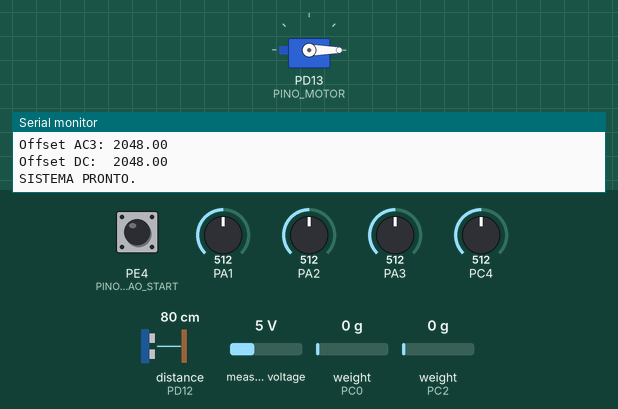
Recording of a program running on a simulated STM32 Black Pill. Shown: servo, the last lines printed to the serial monitor. Wiring (inferred from the names in the program): range finder with pulse-width output: data PD12. Inputs (shaded band) come from the test bench; at power-on: PE4 (PINO_BOTAO_START) HIGH, PA1 = 512, PA2 = 512, PA3 = 512, PC4 = 512, distance to the obstacle (sensor on PD12) 80 cm, measured voltage 5 V, weight on the scale (sensors on PC0, PC2) 0 g (analog values on the 0–1023 scale). The local clock reads 2024-03-15 10:24:30 at power-on unless the program sets it; storage starts empty.

Above: at 9.6 s.
9.7 s: PE4 (PINO_BOTAO_START) pulled LOW for 3.2 s
At 26.7 s:
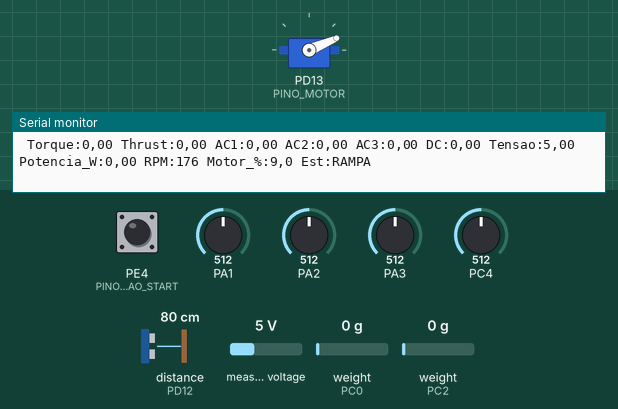
Timing chart, 0 to 27.0 s (numbered marks = the images above; inputs shaded):
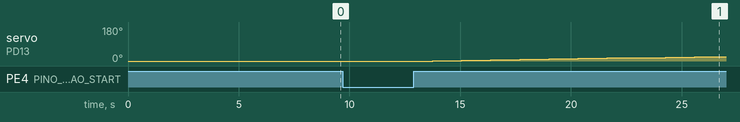

Measured:
- after the input at 9.7 s, servo on PD13 (PINO_MOTOR): moves from 0° to 23° over 11.8 s, starting after 4.1 s

The program:

main.cpp
```cpp
#include <Arduino.h>
#include <SPI.h>
#include <SD.h>
#include <STM32RTC.h>
#include "MedirCelulasdeCarga.h"
#include "MedirCorrente.h"
#include "MedirTensao.h"
#include "MedirRPM.h"
#include "ControlarMotor.h" // Biblioteca ajustada com sua lógica

// --- CONFIGURAÇÃO SERIAL E SD ---
#if defined(USBCON)
  #define MySerial SerialUSB
#else
  #define MySerial Serial
#endif

// Pinos SPI do SD Card (STM32F407)
#define SD_MOSI PA7
#define SD_MISO PA6
#define SD_CLK  PA5
#define SD_CS   PC11

bool SDok = false;
String nomeArquivoCSV = "dados.csv";

// --- OBJETOS GLOBAIS ---
STM32RTC& rtc = STM32RTC::getInstance();

// Controle do Botão (Debounce)
bool lastButtonState = HIGH;
unsigned long lastDebounceTime = 0;
unsigned long debounceDelay = 50;

// --- PROTÓTIPOS ---
void processarCicloDeLeitura();
void lerBotaoFisico();
void configurarRTCAutomaticamente();
String obterDataHoraFormatada();
String formatFloat(float val, int casas);

void setup() {
  MySerial.begin(115200);
  while (!MySerial && millis() < 4000) { ; }
  delay(1000);

  MySerial.println(">>> Monitoramento Completo <<<");
  MySerial.println(">>> Aperte o botao em PE3 para iniciar a sequencia <<<");

  // 1. Inicializar RTC
  rtc.setClockSource(STM32RTC::LSE_CLOCK);
  rtc.begin();

  // Verificar Data e Hora
  uint8_t wd, d, mo, y;
  rtc.getDate(&wd, &d, &mo, &y);
  if (!rtc.isTimeSet() || y < 25) {
    configurarRTCAutomaticamente();
  }

  // Nome do Arquivo de Log
  uint8_t h, m, s;
  uint32_t ss;
  rtc.getTime(&h, &m, &s, &ss);
  char fileNameBuf[32];
  sprintf(fileNameBuf, "%02d%02d%02d%02d.csv", d, mo, h, m);
  nomeArquivoCSV = String(fileNameBuf);
  MySerial.print("Log criado: "); MySerial.println(nomeArquivoCSV);

  // 2. Inicializar SD
  pinMode(PD2, INPUT_PULLUP);
  pinMode(PC8, INPUT_PULLUP);
  pinMode(PC12, INPUT_PULLUP);
  SPI.setMOSI(SD_MOSI); SPI.setMISO(SD_MISO); SPI.setSCLK(SD_CLK);

  if (!SD.begin(SD_CS)) {
    MySerial.println("ERRO: Falha no SD Card!");
    SDok = false;
  } else {
    MySerial.println("SD Card OK.");
    SDok = true;

    // Cabeçalho CSV (Adicionado Estado Motor)
    File dataFile = SD.open(nomeArquivoCSV.c_str(), FILE_WRITE);
    if (dataFile) {
      if (dataFile.size() == 0) {
        dataFile.println("Millis;Data;Torque(Nm);Thrust(Kg);AC1(A);AC2(A);AC3(A);DC_Total(A);Tensao(V);Potencia(W);RPM;Motor(%);Estado_Motor");
      }
      dataFile.close();
    }
  }

  // 3. Inicializar Sensores e Motor
  MySerial.println("-> Celulas de Carga...");
  configurarCelulas();

  MySerial.println("-> Sensores de Corrente (ACS758)...");
  configurarSensoresCorrente();

  MySerial.println("-> Sensor de Tensao (INA219)...");
  configurarSensorTensao();

  MySerial.println("-> Sensor de RPM...");
  configurarRPM();

  MySerial.println("-> Controle de Motor (PE3=Botao, PD13=PWM)...");
  configurarMotor();

  // Tara da Corrente
  MySerial.println("-> Calibrando zero da corrente...");
  calibrarZeroCorrente();

  // Agora pedimos os valores para imprimir aqui na Main
  MySerial.println("SISTEMA PRONTO.");
}

void loop() {
  lerBotaoFisico(); // Lê o botão PE3
  processarCicloDeLeitura();
  // Delay pequeno para visualização, mas a lógica do motor roda "dentro" do processar via millis
  delay(100);
}

void lerBotaoFisico() {
  // Leitura do botão com Debounce
  // Assumindo INPUT_PULLUP (LOW = Pressionado)
  int reading = digitalRead(PINO_BOTAO_START);

  if (reading != lastButtonState) {
    lastDebounceTime = millis();
  }

  if ((millis() - lastDebounceTime) > debounceDelay) {
    // Se o estado estabilizou e é LOW (apertou)
    // Precisamos de uma flag estática ou global para detectar a borda de descida apenas uma vez
    static int buttonState = HIGH;
    if (reading != buttonState) {
      buttonState = reading;
      if (buttonState == LOW) {
        MySerial.println(">>> BOTAO PRESSIONADO: Alternando Sequencia <<<");
        alternarEstadoSequencia();
      }
    }
  }
  lastButtonState = reading;
}

void processarCicloDeLeitura() {

  // 1. LÓGICA DO MOTOR (STATE MACHINE)
  DadosMotor dadosMot = processarMotor();

  // 2. LEITURA DE SENSORES
  DadosMedicao dadosCarga = lerDadosSensores();
  DadosCorrente dadosAmper = lerSensoresCorrente();
  DadosTensao dadosVolts  = lerSensorTensao();
  DadosRPM dadosRotacao   = lerRPM();

  // 3. CÁLCULO DE POTÊNCIA
  float potenciaReal_W = dadosVolts.tensaoV * dadosAmper.correnteDC;
  if (potenciaReal_W < 0) potenciaReal_W = 0;
  // 4. PLOTTER SERIAL
  MySerial.print(" Torque:");   MySerial.print(formatFloat(dadosCarga.torqueNm, 2));
 MySerial.print(" Thrust:");   MySerial.print(formatFloat(dadosCarga.thrustKg, 2));
  MySerial.print(" AC1:");      MySerial.print(formatFloat(dadosAmper.correnteAC1, 2));
  MySerial.print(" AC2:");      MySerial.print(formatFloat(dadosAmper.correnteAC2, 2));
  MySerial.print(" AC3:");      MySerial.print(formatFloat(dadosAmper.correnteAC3, 2));
  MySerial.print(" DC:");       MySerial.print(formatFloat(dadosAmper.correnteDC, 2));
  MySerial.print(" Tensao:");   MySerial.print(formatFloat(dadosVolts.tensaoV, 2));
  MySerial.print(" Potencia_W:"); MySerial.print(formatFloat(potenciaReal_W, 2));
  MySerial.print(" RPM:");      MySerial.print(formatFloat(dadosRotacao.rpm, 0));
  MySerial.print(" Motor_%:");  MySerial.print(formatFloat(dadosMot.aceleracaoPercentual, 1));
  MySerial.print(" Est:");      MySerial.print(dadosMot.estadoAtual);


  MySerial.println();

  // 5. GRAVAÇÃO NO SD
  if (SDok) {
    File dataFile = SD.open(nomeArquivoCSV.c_str(), FILE_WRITE);
    if (dataFile) {
      dataFile.print(millis());
      dataFile.print(";");
      dataFile.print(obterDataHoraFormatada());
      dataFile.print(";");
      // Mecânica
      dataFile.print(formatFloat(dadosCarga.torqueNm, 3));
      dataFile.print(";");
      dataFile.print(formatFloat(dadosCarga.thrustKg, 3));
      dataFile.print(";");
      // Elétrica
      dataFile.print(formatFloat(dadosAmper.correnteAC1, 2));
      dataFile.print(";");
      dataFile.print(formatFloat(dadosAmper.correnteAC2, 2));
      dataFile.print(";");
      dataFile.print(formatFloat(dadosAmper.correnteAC3, 2));
      dataFile.print(";");
      dataFile.print(formatFloat(dadosAmper.correnteDC, 2));
      dataFile.print(";");
      dataFile.print(formatFloat(dadosVolts.tensaoV, 2));
      dataFile.print(";");
      dataFile.print(formatFloat(potenciaReal_W, 2));
      dataFile.print(";");
      dataFile.print(formatFloat(dadosRotacao.rpm, 1));
      dataFile.print(";");
      dataFile.print(formatFloat(dadosMot.aceleracaoPercentual, 1));
      dataFile.print(";");
      dataFile.println(dadosMot.estadoAtual);

      dataFile.close();
    }
  }
}

// --- FUNÇÕES AUXILIARES ---
String obterDataHoraFormatada() {
  uint8_t h, m, s, d, mo, y, wd;
  uint32_t ss;
  rtc.getTime(&h, &m, &s, &ss);
  rtc.getDate(&wd, &d, &mo, &y);
  char buffer[25];
  sprintf(buffer, "20%02d-%02d-%02d %02d:%02d:%02d", y, mo, d, h, m, s);
  return String(buffer);
}

void configurarRTCAutomaticamente() {
  char s_month[5];
  int year, day, hour, minute, second;
  static const char month_names[] = "JanFebMarAprMayJunJulAugSepOctNovDec";
  sscanf(__DATE__, "%s %d %d", s_month, &day, &year);
  sscanf(__TIME__, "%d:%d:%d", &hour, &minute, &second);
  int month = (strstr(month_names, s_month) - month_names) / 3 + 1;
  rtc.setTime(hour, minute, second);
  rtc.setDate(day, month, year - 2000);
}

String formatFloat(float val, int casas) {
  String s = String(val, casas);
  s.replace('.', ',');
  return s;
}
```

ControlarMotor.cpp
```cpp
#include "ControlarMotor.h"

Servo pwmEsc;

// Variáveis de Controle da Máquina de Estados
EstadoMotor estado = EstadoMotor::STOPBIT;
bool motorLigado = false;
bool sentidoSubida = true; // true = subindo (0->100), false = descendo (100->0)

// Variáveis de Valor
int percentualAlvoAtual = 0; // O "degrau" atual (0, 5, 10...)
float pwmAtual = 1000;       // PWM sendo enviado agora (pode estar no meio da rampa)
float pwmDesejado = 1000;    // PWM alvo do degrau atual

// Temporizadores
unsigned long timeRamp = 0;
unsigned long timeWait = 0;
const int delayRamp = 1; // Suavidade da transição entre degraus

// --- FUNÇÕES AUXILIARES ---
int converterPercentParaPwm(int percent) {
    // Garante limites 0-100
    if (percent < 0) percent = 0;
    if (percent > 80) percent = 80;
    return map(percent, 0, 80, PWM_MIN, PWM_MAX);
}

// --- FUNÇÕES PRINCIPAIS ---

void configurarMotor() {
    pinMode(PINO_BOTAO_START, INPUT_PULLUP);

    pwmEsc.attach(PINO_MOTOR, PWM_MIN, PWM_MAX);

    // Armamento do ESC (Sinal baixo por 3s)
    pwmEsc.writeMicroseconds(PWM_MIN);
    pwmAtual = PWM_MIN;
    delay(3000);

    estado = EstadoMotor::STOPBIT;
    motorLigado = false;
}

void alternarEstadoSequencia() {
    motorLigado = !motorLigado;

    if (motorLigado) {
        // Reinicia a sequência
        estado = EstadoMotor::STARTBIT;
        sentidoSubida = true; // Começa subindo
        percentualAlvoAtual = 0; // Começa do 0
    } else {
        // Força parada
        estado = EstadoMotor::STOPBIT;
    }
}

DadosMotor processarMotor() {
    DadosMotor dados;
    unsigned long agora = millis();

    // Segurança: Se desligaram a flag, vai para STOP
    if (!motorLigado) {
        estado = EstadoMotor::STOPBIT;
    }

    switch (estado) {
        case EstadoMotor::STARTBIT:
            percentualAlvoAtual = 0;
            sentidoSubida = true;
            estado = EstadoMotor::SETPOINT;
            break;

        case EstadoMotor::SETPOINT:
            // CÁLCULO DO PRÓXIMO DEGRAU
            if (sentidoSubida) {
                percentualAlvoAtual += TAMANHO_DEGRAU_PERCENTUAL; // Sobe 5%
                if (percentualAlvoAtual >= 80) {
                    percentualAlvoAtual = 80;
                    sentidoSubida = false; // Atingiu o topo, próxima vez começa a descer
                }
            } else {
                percentualAlvoAtual -= TAMANHO_DEGRAU_PERCENTUAL; // Desce 5%
                if (percentualAlvoAtual <= 0) {
                    percentualAlvoAtual = 0;
                    // Se chegou a 0 descendo, o próximo passo será encerrar
                }
            }

            // Converte % para microssegundos
            pwmDesejado = converterPercentParaPwm(percentualAlvoAtual);

            // Prepara timers
            timeRamp = agora;
            estado = EstadoMotor::RAMPA;
            break;

        case EstadoMotor::RAMPA:
            // Executa a transição suave para o novo degrau
            if (agora - timeRamp >= delayRamp) {
                timeRamp = agora;

                // Passo de incremento do PWM (5us)
                int step = 0;
                if (pwmDesejado > pwmAtual) step = 5;
                else if (pwmDesejado < pwmAtual) step = -5;

                // Se ainda não chegou no alvo
                if (abs(pwmAtual - pwmDesejado) > 4) {
                    pwmAtual += step;

                    // Limites de segurança
                    if (pwmAtual > PWM_MAX) pwmAtual = PWM_MAX;
                    if (pwmAtual < PWM_MIN) pwmAtual = PWM_MIN;

                    pwmEsc.writeMicroseconds((int)pwmAtual);
                } else {
                    // Chegou no degrau!
                    pwmAtual = pwmDesejado;
                    pwmEsc.writeMicroseconds((int)pwmAtual);

                    timeWait = agora; // Inicia contagem do tempo de espera
                    estado = EstadoMotor::ESPERA;
                }
            }
            break;

        case EstadoMotor::ESPERA:
            // Fica parado no degrau pelo tempo configurado (5s)
            if (agora - timeWait >= TEMPO_EM_CADA_DEGRAU_MS) {

                // O tempo acabou. O que fazer agora?

                // Se chegamos a 0% e estávamos descendo, acabou a sequência.
                if (percentualAlvoAtual == 0 && !sentidoSubida) {
                    motorLigado = false;
                    estado = EstadoMotor::STOPBIT;
                } else {
                    // Senão, calcula o próximo degrau
                    estado = EstadoMotor::SETPOINT;
                }
            }
            break;

        case EstadoMotor::STOPBIT:
            motorLigado = false;
            percentualAlvoAtual = 0;
            sentidoSubida = true;

            // Garante motor desligado
            if (pwmAtual != PWM_MIN) {
                pwmAtual = PWM_MIN;
                pwmEsc.writeMicroseconds(PWM_MIN);
            }
            break;
    }

    // Retorno para Monitoramento
    dados.pwmMicroseconds = (int)pwmAtual;
    dados.aceleracaoPercentual = map((long)pwmAtual, PWM_MIN, PWM_MAX, 0, 80);
    dados.setpointAtual = percentualAlvoAtual; // Mostra qual degrau estamos buscando/mantendo
    dados.ativo = motorLigado;

    switch (estado) {
        case EstadoMotor::STARTBIT: dados.estadoAtual = "START"; break;
        case EstadoMotor::SETPOINT: dados.estadoAtual = "CALC_DEG"; break;
        case EstadoMotor::RAMPA:    dados.estadoAtual = "RAMPA"; break;
        case EstadoMotor::ESPERA:   dados.estadoAtual = "PATAMAR_5S"; break;
        case EstadoMotor::STOPBIT:  dados.estadoAtual = "STOP"; break;
    }

    return dados;
}
```

ControlarMotor.h
```cpp
#ifndef CONTROLAR_MOTOR_H
#define CONTROLAR_MOTOR_H

#include <Arduino.h>
#include <Servo.h>

// --- CONFIGURAÇÃO FÍSICA ---
#define PINO_MOTOR PD13
#define PINO_BOTAO_START PE4

// Faixa de PWM
#define PWM_MIN 1500
#define PWM_MAX 1900

// --- CONFIGURAÇÃO DA ESCADA AUTOMÁTICA ---
#define TAMANHO_DEGRAU_PERCENTUAL 10  // Incremento de 5%
#define TEMPO_EM_CADA_DEGRAU_MS 2000 // 5 segundos em cada patamar

// Estados da Máquina
enum class EstadoMotor {
    STARTBIT,
    SETPOINT,
    RAMPA,
    ESPERA,
    STOPBIT
};

// Estrutura de Retorno
struct DadosMotor {
    float aceleracaoPercentual; // Valor real atual (0-100%)
    int pwmMicroseconds;        // Valor PWM real enviado
    String estadoAtual;         // Texto para debug
    int setpointAtual;          // Qual é o alvo atual da escada (ex: 5, 10, 15...)
    bool ativo;                 // Se a sequência está rodando
};

// Protótipos
void configurarMotor();
void alternarEstadoSequencia();
DadosMotor processarMotor();

#endif
```

MedirCelulasdeCarga.cpp
```cpp
#include "MedirCelulasdeCarga.h"
#include "HX711.h"

// --- PINOS DAS CÉLULAS DE CARGA (STM32 - Port C) ---
const int DOUT_PIN_torque = PC0;
const int SCK_PIN_torque  = PC1;
const int DOUT_PIN_thrust = PC2; //Cinza
const int SCK_PIN_thrust  = PC3; // branco

// --- OBJETOS HX711 (Locais apenas a este arquivo) ---
HX711 scale_torque;
HX711 scale_thrust;

// --- CONSTANTES DE FÍSICA E CALIBRAÇÃO ---
float calibration_factor_torque = -44.2960;
float calibration_factor_thrust = -43.6067;
const float GRAMAS_PARA_NEWTONS = 0.009807;

// Distâncias (Metros)
const float distancia_x_torque = 0.670;// << DISTÂNCIA DA FORÇA AO EIXO (em METROS)
const float distancia_y_torque = 0.300;  // << DISTÂNCIA DA CÉLULA DE CARGA AO EIXO (em METROS)
const float distancia_x_thrust = 0.930; //<< DISTÂNCIA DA FORÇA AO EIXO (em METROS)
const float distancia_y_thrust = 0.460;  //<< DISTÂNCIA DA CÉLULA DE CARGA AO EIXO (em METROS)


// --- FUNÇÃO DE CONFIGURAÇÃO (SETUP) ---
void configurarCelulas() {
    // Configura Torque
    scale_torque.begin(DOUT_PIN_torque, SCK_PIN_torque);
    scale_torque.set_scale(calibration_factor_torque);
    scale_torque.tare();

    // Configura Thrust
    scale_thrust.begin(DOUT_PIN_thrust, SCK_PIN_thrust);
    scale_thrust.set_scale(calibration_factor_thrust);
    scale_thrust.tare();
}

// --- FUNÇÃO DE LEITURA (RETORNA ESTRUTURA COM DADOS) ---
DadosMedicao lerDadosSensores() {
    DadosMedicao dados;

    // 1. LEITURA E CÁLCULO DO TORQUE
    // Lê 5 amostras para média
    float leitura_em_gramas_torque = scale_torque.get_units(5);
    float forca_celula_N_torque = leitura_em_gramas_torque * GRAMAS_PARA_NEWTONS;

    // Preenche dados de torque
    dados.rawTorqueG = leitura_em_gramas_torque;
    dados.torqueNm = forca_celula_N_torque * distancia_y_torque;

    // 2. LEITURA E CÁLCULO DO THRUST
    float leitura_em_gramas_thrust = scale_thrust.get_units(5);
    float fm = (distancia_y_thrust / distancia_x_thrust);

    // Preenche dados de thrust
    dados.rawThrustG = leitura_em_gramas_thrust;
    dados.thrustKg = fm * (leitura_em_gramas_thrust / 1000.0);

    return dados;
}
```

MedirCelulasdeCarga.h
```cpp
#ifndef MEDIR_CELULAS_H
#define MEDIR_CELULAS_H

#include <Arduino.h>

// Estrutura para facilitar o transporte dos dados
struct DadosMedicao {
    float torqueNm;      // Torque calculado em N.m
    float rawTorqueG;    // Leitura bruta em gramas (Torque)
    float thrustKg;      // Força calculada em Kg
    float rawThrustG;    // Leitura bruta em gramas (Thrust)
};

// Protótipos das funções
void configurarCelulas();
DadosMedicao lerDadosSensores();

#endif
```

MedirCorrente.h
```cpp
#ifndef MEDIR_CORRENTE_H
#define MEDIR_CORRENTE_H

#include <Arduino.h>

// Estrutura para facilitar o transporte dos dados
struct DadosCorrente {
    float correnteAC1; // Valor RMS em Amperes
    float correnteAC2; // Valor RMS em Amperes
    float correnteAC3; // Valor RMS em Amperes
    float correnteDC;  // Valor médio em Amperes
};

// Protótipos das funções
void configurarSensoresCorrente();
void calibrarZeroCorrente(); // <--- Função crítica para corrigir o "offset"
DadosCorrente lerSensoresCorrente();

#endif
```

MedirRPM.h
```cpp
#ifndef MEDIR_RPM_H
#define MEDIR_RPM_H

#include <Arduino.h>

// --- CONFIGURAÇÃO FÍSICA ---
// Escolha um pino que suporte interrupção.
// No STM32F407, a maioria dos pinos digitais suporta.
// Verifique se PC6 está livre no seu hardware.
#define PINO_RPM PD12

// Número de imãs ou pulsos por volta do motor
// O exemplo original usava 7.0f. Ajuste conforme seu motor.
#define PULSOS_POR_VOLTA 14.0f

// Intervalo de tempo para calcular o RPM (em milissegundos)
// 1000ms = 1 segundo (atualização mais lenta, mais precisa)
// 250ms = 0.25 segundos (atualização mais rápida)
#define INTERVALO_LEITURA_RPM 500

// Estrutura para transportar os dados
struct DadosRPM {
    float rpm;           // Rotações por minuto
    unsigned long pulsos; // Contagem bruta de pulsos (para debug)
};

// Protótipos
void configurarRPM();
void contarPulsosISR(); // Função de Interrupção
DadosRPM lerRPM();

#endif
```

MedirTensao.h
```cpp
#ifndef MEDIR_TENSAO_H
#define MEDIR_TENSAO_H

#include <Arduino.h>

struct DadosTensao {
    float tensaoV;      // Tensão medida nos terminais do INA219 (0-26V)
};

void configurarSensorTensao();
DadosTensao lerSensorTensao();

#endif
```

Source omitted: MedirCorrente.cpp (5841 bytes), MedirRPM.cpp (2361 bytes), MedirTensao.cpp (1393 bytes)
